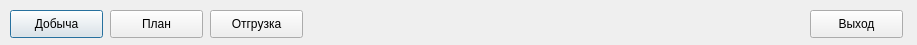
<?xml version="1.0" encoding="UTF-8"?>
<ui version="4.0">
 <class>Menu</class>
 <widget class="QDialog" name="Menu">
  <property name="geometry">
   <rect>
    <x>0</x>
    <y>0</y>
    <width>917</width>
    <height>45</height>
   </rect>
  </property>
  <property name="windowTitle">
   <string>Меню</string>
  </property>
  <widget class="QPushButton" name="miningButton">
   <property name="geometry">
    <rect>
     <x>10</x>
     <y>10</y>
     <width>93</width>
     <height>28</height>
    </rect>
   </property>
   <property name="text">
    <string>Добыча</string>
   </property>
  </widget>
  <widget class="QPushButton" name="quitButton">
   <property name="geometry">
    <rect>
     <x>810</x>
     <y>10</y>
     <width>93</width>
     <height>28</height>
    </rect>
   </property>
   <property name="text">
    <string>Выход</string>
   </property>
  </widget>
  <widget class="QPushButton" name="planButton">
   <property name="geometry">
    <rect>
     <x>110</x>
     <y>10</y>
     <width>93</width>
     <height>28</height>
    </rect>
   </property>
   <property name="text">
    <string>План</string>
   </property>
  </widget>
  <widget class="QPushButton" name="shipButton">
   <property name="geometry">
    <rect>
     <x>210</x>
     <y>10</y>
     <width>93</width>
     <height>28</height>
    </rect>
   </property>
   <property name="text">
    <string>Отгрузка</string>
   </property>
  </widget>
 </widget>
 <resources/>
 <connections/>
</ui>
